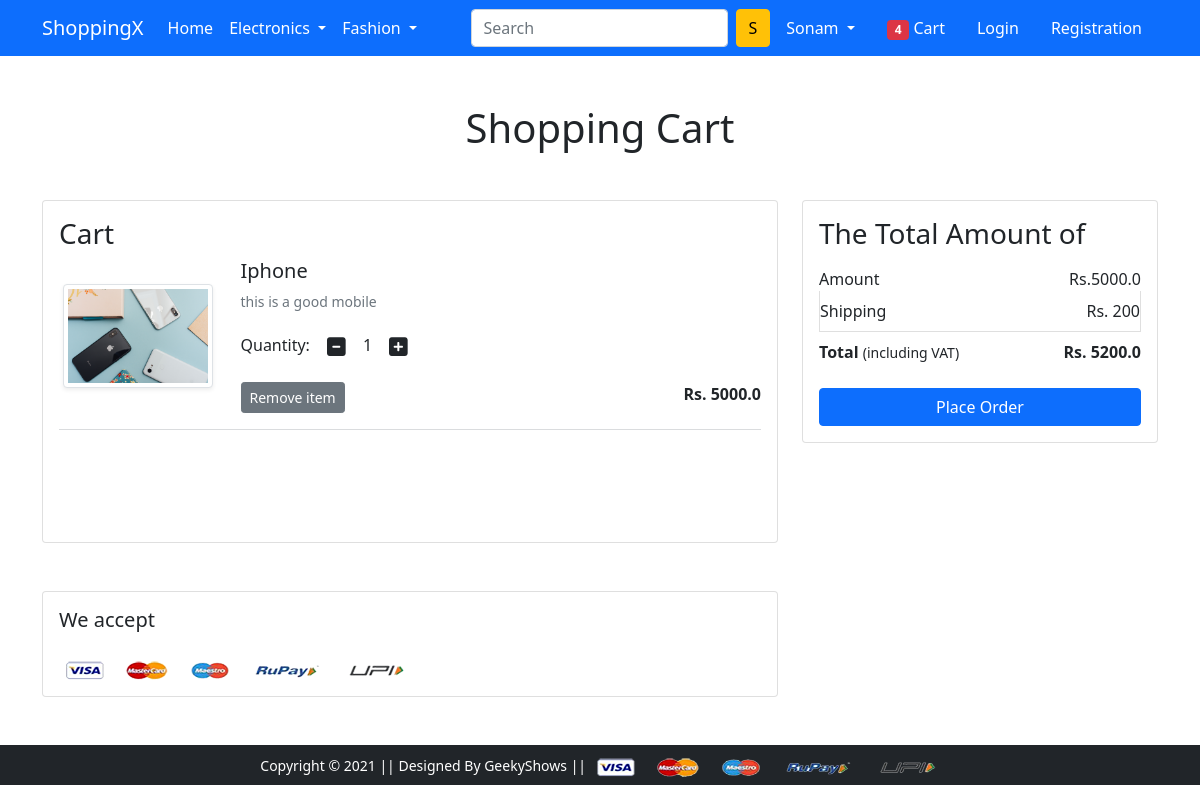
The app's page /cart/ (signed in) with its own data.
### app/models.py (models this page shows, shortened)
class Cart(models.Model):
    user = models.ForeignKey(User, on_delete=models.CASCADE)
    product = models.ForeignKey(Product, on_delete=models.CASCADE)
    quantity = models.PositiveIntegerField(default=1)

class Product(models.Model):
    title = models.CharField(max_length=100)
    selling_price = models.FloatField()
    discounted_price = models.FloatField()
    description = models.TextField()
    product_image = models.ImageField(upload_to='productimg')

### app/views.py (the view)
# urls.py: path('cart/', views.show_cart,name='showcart'),
def show_cart(request):
 if request.user.is_authenticated:
  user = request.user
  cart = Cart.objects.filter(user=user)
  amount= 0.0
  shipping_amount = 200
  totalamount = 0.0
  cart_prduct = [p for p in Cart.objects.all() if p.user == user]
  if cart_prduct:
   for p in cart_prduct:
    tempamount = (p.quantity * p.product.discounted_price)
    amount += tempamount
    totalamount = amount + shipping_amount
  return render(request, 'app/addtocart.html',{'carts':cart,
  'totalamount':totalamount, 'amount':amount})
 else:
   return render(request, 'app/emptycart.html')

### app/templates/app/addtocart.html (shortened to what this page needs)
{% extends 'app/base.html' %}
{% load static %}
{% block main-content %}
<div class="container my-5">
 <div class="row">
  <h1 class="text-center mb-5">Shopping Cart</h1>
  <div class="col-sm-8">
  <div class="card">
   <div class="card-body">
    <h3>Cart</h3>
    {% for cart in carts %}
    <div class="row">
    <br> <div class="col-sm-3 text-center align-self-center"><img src="{{cart.product.product_image.url}}" alt="" srcset="" class="img-fluid img-thumbnail shadow-sm" height="150" width="150"> </div>
     <div class="col-sm-9">
      <div>
       <h5>{{cart.product.title}}</h5>
       <p class="mb-2 text-muted small">{{cart.product.description}}</p>
       <div class="my-3">
        <label for="quantity">Quantity:</label>
        <a class="minus-cart btn" pid="{{cart.product.id}}"><i class="fas fa-minus-square fa-lg"></i></a>
          <span id="quantity">{{cart.quantity}}</span>
        <a class="plus-cart btn" pid="{{cart.product.id}}"><i class="fas fa-plus-square fa-lg"></i></a>
       </div>
       <div class="d-flex justify-content-between">
        <a href="#" class="btn btn-sm btn-secondary mr-3 remove-cart" pid="{{cart.product.id}}">Remove item </a>
        <p class="mb-0"><span><strong>Rs. {{cart.product.discounted_price}}</strong></span></p>
       </div>
      </div>
     </div>
    </div>
    {% endfor %}
    <hr class="text-muted">
   </div>
   </div>
  </div>
  <div class="col-sm-4">
   <div class="card">
    <div class="card-body">
      <h3>The Total Amount of</h3>
      <ul class="list-group">
       <li class="list-group-item d-flex justify-content-between align-items-center border-0 px-0 pb-0">Amount<span>Rs.<span id="amount">{{amount}}</span> </span></li>
       <li class="list-group-item d-flex justify-content-between align-items-center px-0">Shipping<span>Rs. 200</span></li>
       <li class="list-group-item d-flex justify-content-between align-items-center border-0 px-0 mb-3">
        <div>
           <strong>Total</strong> <small>(including VAT)</small>
         </div>
        <strong>Rs. <strong id="totalamount">{{totalamount}}</strong></strong></span>
       </li>
      </ul>
      <div class="d-grid"><a href="#" class="btn btn-primary">Place Order</a></div>
    </div>
   </div>
  </div>
 </div>
</div>
<div class="container">
 <div class="row">
  <div class="col-sm-8">
   <div class="card">
    <div class="card-body">
      <h5 class="mb-4">We accept</h5>
      <img src="{% static 'app/images/payment.png' %}" alt="" class="img-fluid">
    </div>
  </div>
  </div>
 </div>
</div>
{% endblock main-content %}

### records on screen
Cart: product.product_image (picture), product "Iphone", product.description "this is a good mobile", quantity "1", product.discounted_price "5000.0"

### other values on screen
{{ amount }} "5000.0"
{{ totalamount }} "5200.0"
